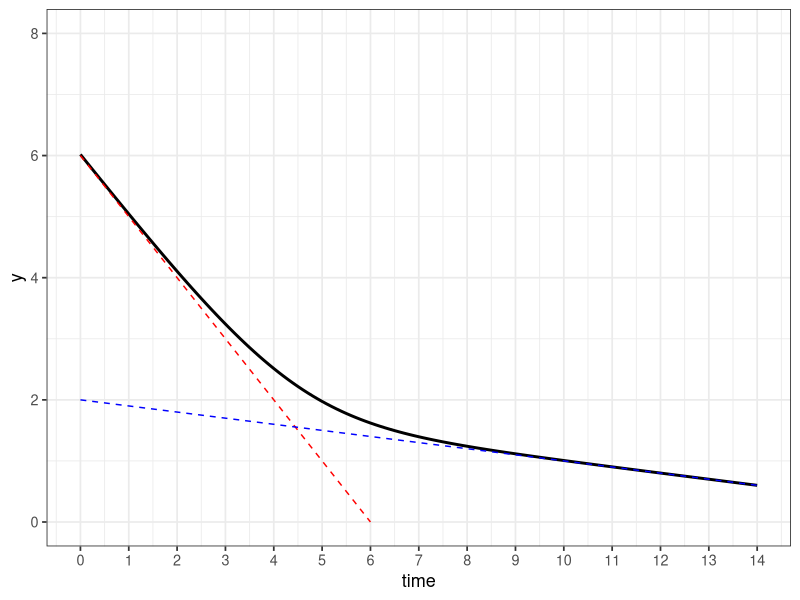
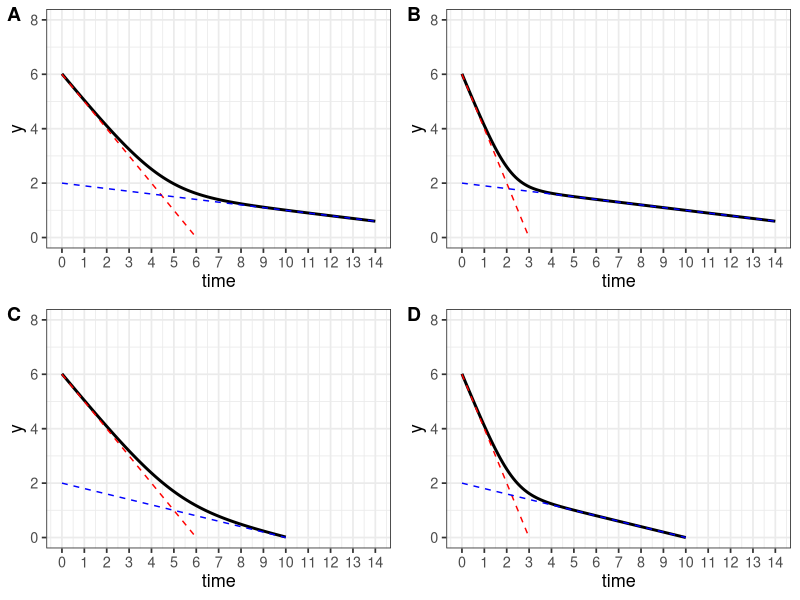

Generate these figures, in order, with R:
library(ggpubr)

bi_exp <- function(a0, b0, alpha, beta, tmax){
  time = seq(0,tmax,0.1)
  
  res =  data.frame(time = time,
                    y = log(exp(a0 - alpha*time) + exp(b0 - beta*time)),
                    y1 = a0 - alpha * time,
                    y2 = b0 - beta * time
  )
  
  G <- ggplot(res, aes(x = time)) +
    geom_line(aes(y = y), linewidth = 1) +
    geom_line(aes(y = y1), linewidth = 0.5, col = "red", linetype = "dashed") +
    geom_line(aes(y = y2), linewidth = 0.5, col = "blue", linetype = "dashed") +
    ylim(0, 8) +
    theme_bw(base_size = 13) +
    scale_x_continuous(breaks = 0:tmax, limits = c(0,tmax))
  
  return(G)
  
}


bi_exp(a0 = 6, b0 = 2, alpha = 1, beta = 0.1, tmax = 14)


ggarrange(bi_exp(a0 = 6, b0 = 2, alpha = 1, beta = 0.1, tmax = 14),
          bi_exp(a0 = 6, b0 = 2, alpha = 1*2, beta = 0.1, tmax = 14),
          bi_exp(a0 = 6, b0 = 2, alpha = 1, beta = 0.1*2, tmax = 14),
          bi_exp(a0 = 6, b0 = 2, alpha = 1*2, beta = 0.1*2, tmax = 14),
          ncol = 2, nrow = 2, labels = "AUTO", align = "hv")
